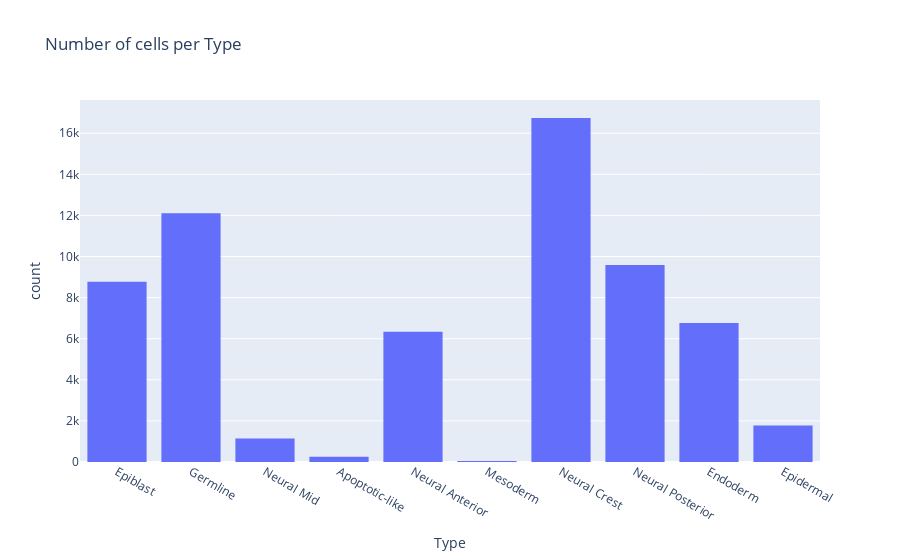

Notebook cell for this chart:
### Code cell
# Distribution of different Types
fig_type = px.histogram(
    df,
    x="Type",
    title="Number of cells per Type"
)
fig_type.show()

### Figure 1 — Plotly figure (JSON) as saved in the notebook; plotly's stock layout.template omitted (floating-point values rounded to 4 significant figures; data arrays with more than 128 entries replaced by an {"elided": "..."} marker saying what was removed)
{"data": [{"bingroup": "x", "hovertemplate": "Type=%{x}<br>count=%{y}<extra></extra>", "legendgroup": "", "marker": {"color": "#636efa", "pattern": {"shape": ""}}, "name": "", "orientation": "v", "showlegend": false, "type": "histogram", "x": {"elided": "63530 str values"}, "xaxis": "x", "yaxis": "y"}], "layout": {"barmode": "relative", "legend": {"tracegroupgap": 0}, "title": {"text": "Number of cells per Type"}, "xaxis": {"anchor": "y", "domain": [0, 1], "title": {"text": "Type"}}, "yaxis": {"anchor": "x", "domain": [0, 1], "title": {"text": "count"}}}}
